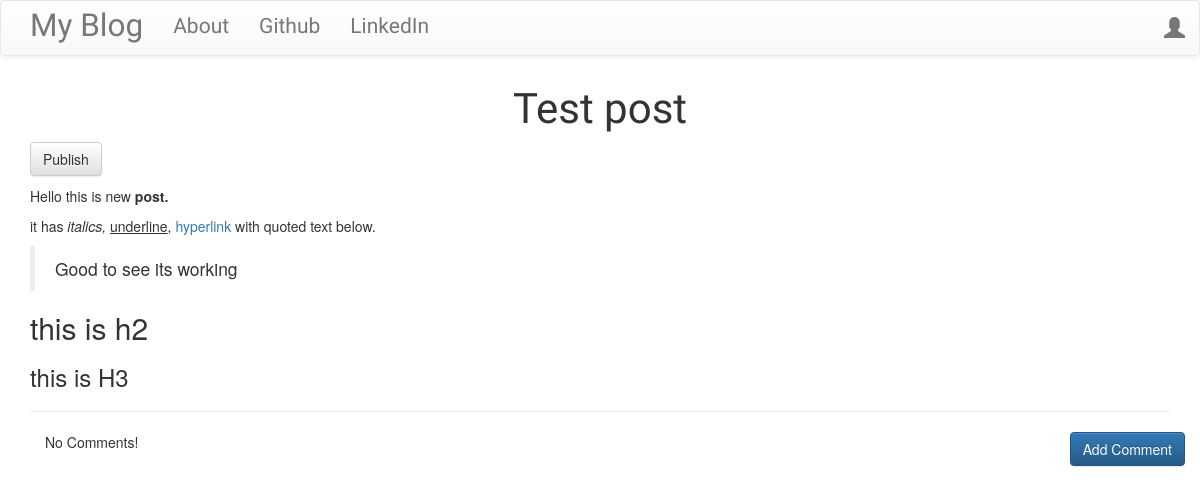
/post/1, run on an earlier commit of the app's database.
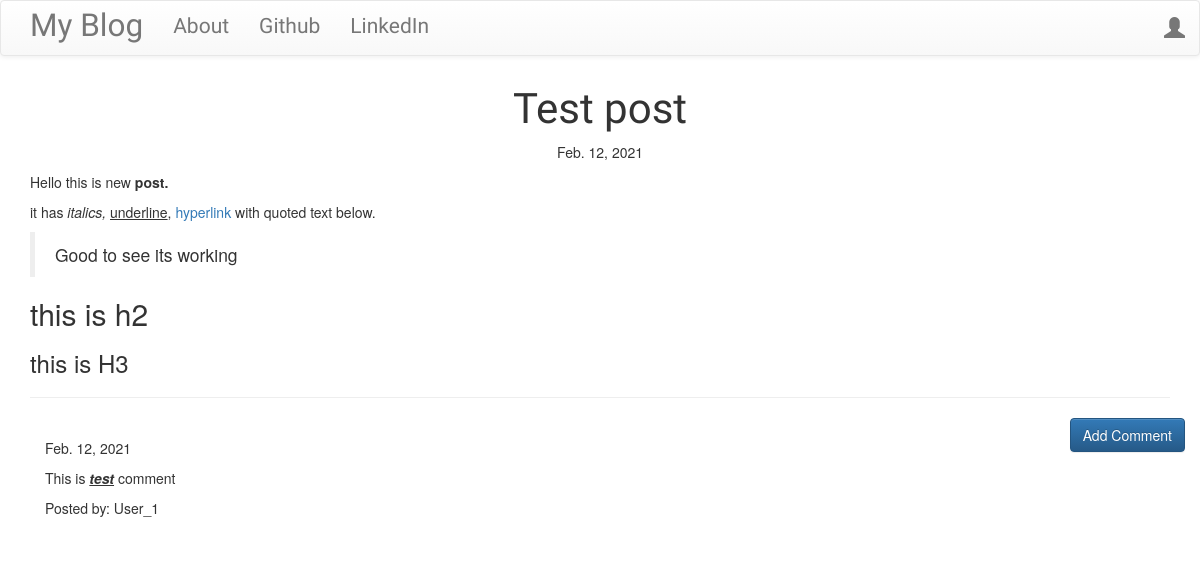
And on a later commit of the database.
### blog/models.py (models this page shows, shortened)
class Post(models.Model):
    author = models.ForeignKey('auth.User', on_delete=models.CASCADE)
    title = models.CharField(max_length=250)
    text = models.TextField()
    create_date = models.DateField(default=timezone.now)
    published_date = models.DateField(blank=True, null=True)

class Comment(models.Model):
    post = models.ForeignKey('blog.Post',related_name='comments',on_delete=models.CASCADE)
    author = models.CharField(max_length=50)
    text = models.TextField()
    create_date = models.DateField(default=timezone.now)
    approved_comment = models.BooleanField(default=False)

### blog/views.py (the view)
# urls.py: path('post/<int:pk>',views.PostDetailView.as_view(),name='post_detail'),
class PostDetailView(DetailView):
    model = Post

### blog/templates/blog/post_detail.html (shortened to what this page needs)
{% extends 'blog/base.html' %}
{% block content %}
  <h1 class='posttitle loader'>{{ post.title }}</h1>
  {% if post.published_date %}
    <div class="date postdate">
      {{ post.published_date }}
    </div>
  {% else %}
    <a class="btn btn-default" href="{% url 'post_publish' pk=post.pk %}">Publish</a>
  {% endif %}
  <p class='postcontent'>{{ post.text|safe|linebreaks }}</p>
  <hr>
  <a class="btn btn-primary btn-comment" href="{% url 'add_comment_to_post' pk=post.pk %}">Add Comment</a>
  <div class="container">
    {% for comment in post.comments.all %}
      <br>
      {% if user.is_authenticated or comment.approved_comment %}
        {{ comment.create_date }}
        <p>{{ comment.text|safe|linebreaks }}</p>
        <p>Posted by: {{comment.author}}</p>
      {% endif %}
    {% empty %}
    <p>No Comments!</p>
    {% endfor %}
  </div>
{% endblock %}

### blog/templates/blog/base.html (shortened to what this page needs)
<!DOCTYPE html>
{% load static %}
<html lang="en" dir="ltr">
  <head>
    <link rel="stylesheet" href="https://stackpath.bootstrapcdn.com/bootstrap/3.4.1/css/bootstrap.min.css">
    <link rel="stylesheet" href="https://stackpath.bootstrapcdn.com/bootstrap/3.4.1/css/bootstrap-theme.min.css">
    <link rel="stylesheet" href="//cdn.jsdelivr.net/npm/medium-editor@latest/dist/css/medium-editor.min.css" type="text/css" media="screen" charset="utf-8">
    <link rel="stylesheet" href="{% static 'css/blog.css' %}">
  </head>
  <body class="loader">
    <nav class="navbar navbar-default techfont custom-navbar">
      <div class="container">
        <ul class='nav navbar-nav'>
          <li><a class="navbar-brand bigbrand" href="{% url 'post_list' %}">My Blog</a></li>
          <li><a class="navbar-link" href="{% url 'about' %}">About</a></li>
          <li><a href="https://www.github.com">Github</a></li>
          <li><a href="https://www.linkedin.com">LinkedIn</a></li>
        </ul>
        <ul class="nav navbar-nav navbar-right">
          {% if user.is_authenticated %}
            <li><a href="{% url 'post_new' %}">New Post</a></li>
            <li><a href="{% url 'post_draft_list' %}">Post Drafts</a></li>
            <li><a href="{% url 'logout' %}">Log Out</a></li>
            <li><a>Welcome {{user.username}}</a> </li>
          {% else %}
          <li><a class="nav navbar-right" href="{% url 'login' %}"><span class="glyphicon glyphicon-user"></span></a></li>
          {% endif %}
        </ul>
      </div>
    </nav>
    <div class="content container">
      <div class="row">
        <div class="col-xs-12">
          <div class="blog_posts">
            {% block content %}
            {% endblock %}
          </div>
        </div>
      </div>
    </div>
  </body>
</html>

### blog/static/css/blog.css (style rules this page uses)
.techfont { font-family: 'Russo One', sans-serif; font-size: 1.5em; margin-bottom: 10px; }
.bigbrand { font-size: 1.5em; }
.postdate { text-align: center; }
.posttitle { font-family: 'Russo One', sans-serif; font-size: 3em; text-align: center; }
.postcontent { font-family: font-family: 'Montserrat', sans-serif; font-size: 1.5em; }
.btn-comment { position: absolute; right: 0px; }
.loader { filter:hue-rotate(0deg); color:linear-gradient(45deg,#0f8,#08f); animation:hue 10000ms infinite linear; }

What changed in the data, as far as the page shows it:
changed Post "Test post": published_date (not shown) → "Feb. 12, 2021"
added Comment: create_date "Feb. 12, 2021", text "This is test comment", author "User_1"
Also different on the page:
text no longer shown: "Publish No Comments!"
